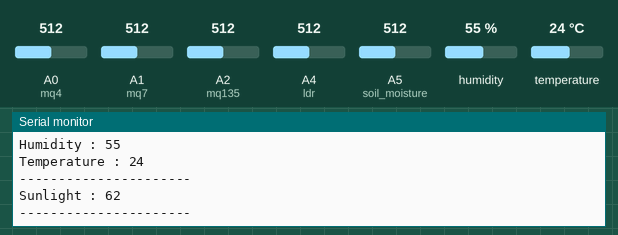
The sketch below on a simulated Arduino Uno, built with avr-gcc and run on an emulated ATmega328P. Shown: the last lines printed to the serial monitor. The inputs (shaded band) are chosen by the test bench; at power-on: A0 (mq4) = 512, A5 (soil_moisture) = 512, A1 (mq7) = 512, A2 (mq135) = 512, A4 (ldr) = 512, humidity 55 %, temperature 24 °C.

Above: at 4.2 s.
4.3 s: A0 (mq4) set to 107
At 4.8 s:
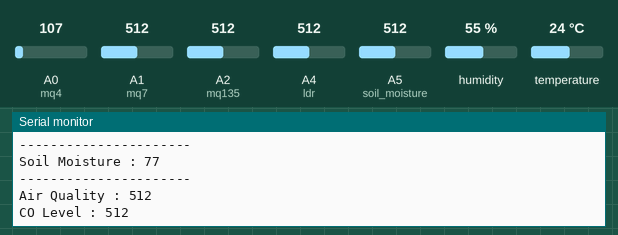
5.8 s: A0 (mq4) set to 94
At 6.5 s:
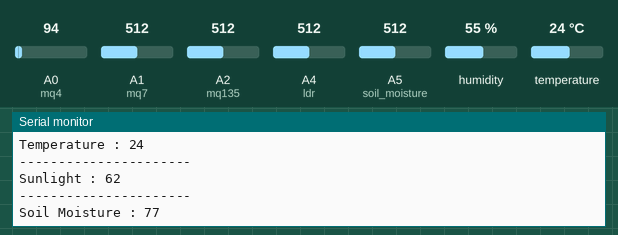
7.3 s: A5 (soil_moisture) set to 403
At 8.2 s:
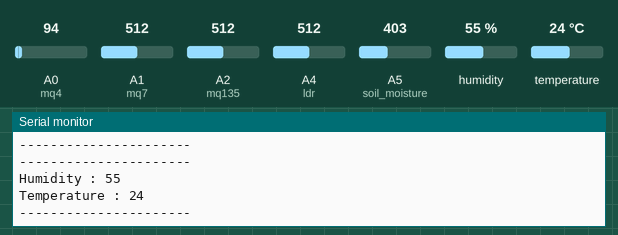
8.8 s: A5 (soil_moisture) set to 368
At 9.6 s:
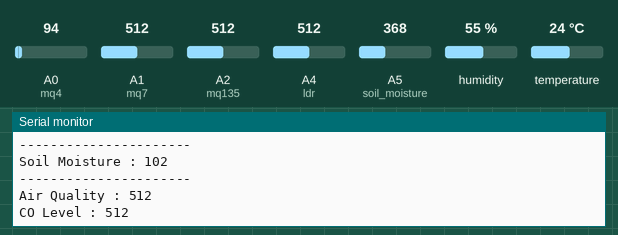
Timing chart, 0 to 11.8 s (numbered marks = the images above; inputs shaded):
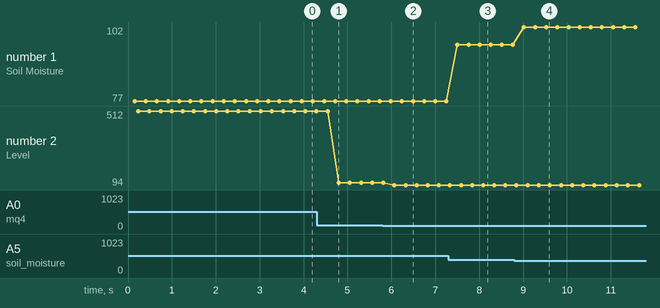

Measured:
- the behaviour switches between 100 and 99 on A0 (mq4) (found by bisection; images 1 and 2)
- the behaviour switches between 386 and 385 on A5 (soil_moisture) (found by bisection; images 3 and 4)
- after the input at 5.8 s, the serial monitor: prints a new line after 0.27 s (image 2)
- after the input at 7.3 s, the serial monitor: prints a new line after 0.20 s (image 3)
- after the input at 8.8 s, the serial monitor: prints a new line after 0.22 s (image 4)
- plotted number 1: 77 → 96 after the input at 7.3 s, 96 → 102 after the input at 8.8 s
- plotted number 2: 512 → 107 after the input at 4.3 s, 107 → 94 after the input at 5.8 s

The sketch:

final_year_project.ino
```cpp
#include <SoftwareSerial.h>
SoftwareSerial BTserial(0, 1);  // RX | TX

// DHT11 Sensor for temperature and humidity
#include <DFRobot_DHT11.h>
DFRobot_DHT11 DHT;
#define DHT11_PIN 2
int humid_limit;
int temp_limit;


// LDR to measure light falling on it
int ldr = A4;
int light_value;
int light_limit;


// Soil Moisture Sensor to check ammount of water in soil
int soil_moisture = A5;
int moisture_value;
int moisture_limit;


// Gas Sensors
// MQ135 Air Quality Sensor
int mq135 = A2;
int mq135_value;

// MQ7 carbon mono-oxide(CO)
int mq7 = A1;
int mq7_value;

int mq4 = A0;
int mq4_value;

void setup() {
  Serial.begin(9600);
  BTserial.begin(9600);

  pinMode(mq135, INPUT);
  pinMode(mq4, INPUT);
  pinMode(mq7, INPUT);


}

void loop() {
  DHT.read(DHT11_PIN);
  light_value = (map(analogRead(ldr), 1024, 0, 25, 100));
  moisture_value = (map(analogRead(soil_moisture), 380, 950, 100, 0));
  mq135_value = analogRead(mq135);
  mq7_value = analogRead(mq7);
  mq4_value = analogRead(mq4);

  Serial.print(F("----------------------"));
    Serial.println();
    Serial.print(F("Humidity : "));
    Serial.print(DHT.humidity);
    Serial.println();
    Serial.print(F("Temperature : "));
    Serial.print(DHT.temperature);
    Serial.println();
    Serial.println(F("----------------------"));
    Serial.print(F("Sunlight : "));
    Serial.print(light_value);
    Serial.println();
    Serial.println(F("----------------------"));
    Serial.print(F("Soil Moisture : "));
    Serial.print(moisture_value);
    Serial.println();
    Serial.println(F("----------------------"));
    Serial.print(F("Air Quality : "));
    Serial.print(mq135_value);
    Serial.println();
    Serial.print(F("CO Level : "));
    Serial.print(mq7_value);
    Serial.println();
    Serial.print(F("CH4 Level : "));
    Serial.print(mq4_value);
    Serial.println();
    Serial.println(F("----------------------"));
    Serial.println();
    Serial.println();
}
```
